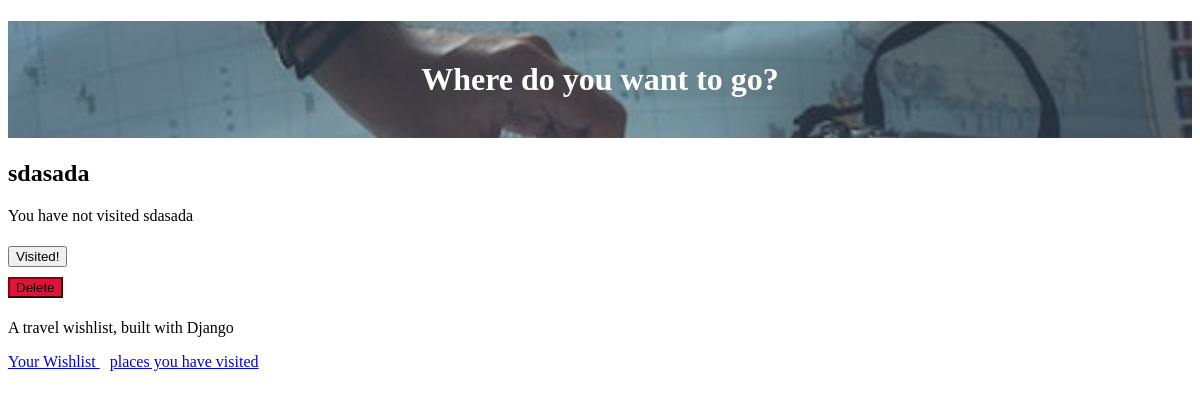
The app's page /place/7 (signed in), older data.
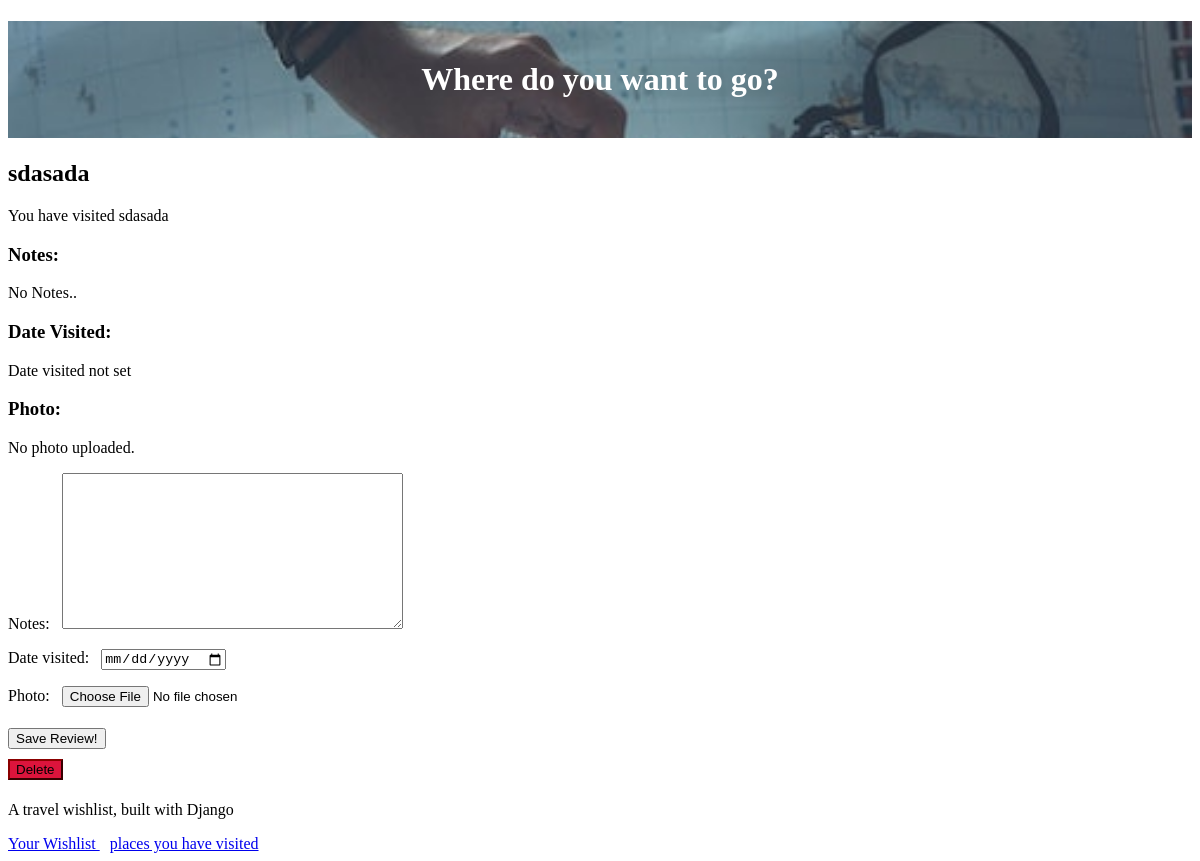
The same page, newer data.
### travel_wishlist/models.py (models this page shows, shortened)
class Place(models.Model):
    user = models.ForeignKey('auth.User', null=False, on_delete=models.CASCADE)
    name = models.CharField(max_length=200)
    visited = models.BooleanField(default=False)
    notes = models.TextField(blank=True, null=True)
    date_visited = models.DateField(blank=True, null= True)
    photo = models.ImageField(upload_to='users_images/', blank=True, null=True)

### travel_wishlist/views.py (the view)
# urls.py: path('place/<int:place_pk>', views.place_details, name='place_details'),
@login_required
def place_details(request, place_pk):
    place = get_object_or_404(Place, pk=place_pk)
    if place.user != request.user:
        return HttpResponseForbidden
    if request.method == 'POST':
        form = TripReviewForm(request.POST, request.FILES, instance=place)
        if form.is_valid(): #checking if all the fields filled in w/right data
            form.save()
            messages.info(request, 'Trip information updated!') #sends a temp message to user
        else:
            messages.error(request, form.errors) #temp, refine error msg later
        return redirect('place_details', place_pk=place_pk)
    else:
        if place.visited:
            review_form = TripReviewForm(instance=place)
            return render(request, 'travel_wishlist/place_detail.html', {'place': place, 'review_form': review_form})
        else:
            return render(request, 'travel_wishlist/place_detail.html', {'place': place})

### travel_wishlist/forms.py
class TripReviewForm(forms.ModelForm):
    class Meta:
        model = Place
        fields = ('notes', 'date_visited', 'photo')
        widgets = {
            'date_visited': DateInput()
        }

### travel_wishlist/templates/travel_wishlist/place_detail.html (shortened to what this page needs)
{% extends 'travel_wishlist/base.html' %}
{% load static %}
{% block content %}
<h2>{{ place.name }}</h2>
{% if place.visited %}
    <p>You have visited {{ place.name }}</p>
    <h3>Notes: </h3>
    <p>{{ place.notes|default:"No Notes.." }}</p>
    <h3>Date Visited: </h3>
    <p>{{ place.date_visited|default:"Date visited not set" }}</p>
    <h3>Photo: </h3>
    {% if place.photo %}
        <img src="{{ place.photo.url }}">
    {% else %}
        <p>No photo uploaded.</p>
    {% endif %}
    <form action="{% url 'place_details' place.pk %}" method="POST" enctype="multipart/form-data">
        {{ review_form.as_p }}
        <button type="submit">Save Review!</button>
    </form>
{% else %}
    <p>You have not visited {{ place.name }}</p>
    <form action="{% url 'place_was_visited' place.pk %}" method="POST">
        <button type="submit" class="visited">Visited!</button>
    </form>
{% endif %}
<form action="{% url 'delete_place' place.pk %}" method="POST">
    <button type='submit' class='delete'>Delete</button>
</form>
{% endblock %}

Row changes from the older to the newer data that the page shows:
changed Place "sdasada": visited False → True (drawn); notes (not shown) → "No Notes.."; date_visited (not shown) → "Date visited not set"
Text that changed along with them:
text no longer shown: "You have not visited Visited!"
text now shown: "You have visited Notes: Date Visited: Photo: No photo uploaded. Notes: Date visited: Photo: Save Review!"
